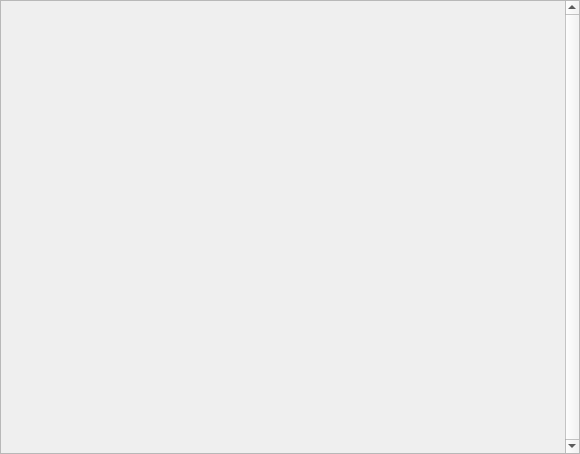
<?xml version="1.0" encoding="UTF-8"?>
<ui version="4.0">
 <class>tab_container</class>
 <widget class="TabWidget" name="tab_container">
  <property name="geometry">
   <rect>
    <x>0</x>
    <y>0</y>
    <width>580</width>
    <height>454</height>
   </rect>
  </property>
  <property name="acceptDrops">
   <bool>true</bool>
  </property>
  <property name="windowTitle">
   <string>Form</string>
  </property>
  <property name="spacing" stdset="0">
   <number>0</number>
  </property>
  <property name="margin" stdset="0">
   <number>0</number>
  </property>
  <layout class="QHBoxLayout" name="horizontalLayout">
   <property name="spacing">
    <number>0</number>
   </property>
   <property name="leftMargin">
    <number>0</number>
   </property>
   <property name="topMargin">
    <number>0</number>
   </property>
   <property name="rightMargin">
    <number>0</number>
   </property>
   <property name="bottomMargin">
    <number>0</number>
   </property>
   <item>
    <widget class="QScrollArea" name="scroll_area">
     <property name="verticalScrollBarPolicy">
      <enum>Qt::ScrollBarAlwaysOn</enum>
     </property>
     <property name="horizontalScrollBarPolicy">
      <enum>Qt::ScrollBarAlwaysOff</enum>
     </property>
     <property name="widgetResizable">
      <bool>true</bool>
     </property>
     <widget class="QWidget" name="grid_widget_container">
      <property name="geometry">
       <rect>
        <x>0</x>
        <y>0</y>
        <width>561</width>
        <height>452</height>
       </rect>
      </property>
      <layout class="QVBoxLayout" name="verticalLayout">
       <property name="spacing">
        <number>0</number>
       </property>
       <property name="leftMargin">
        <number>0</number>
       </property>
       <property name="topMargin">
        <number>0</number>
       </property>
       <property name="rightMargin">
        <number>0</number>
       </property>
       <property name="bottomMargin">
        <number>0</number>
       </property>
       <item>
        <widget class="QLabel" name="empty_cells_top_widget">
         <property name="text">
          <string/>
         </property>
        </widget>
       </item>
       <item>
        <widget class="QWidget" name="grid_widget" native="true">
         <layout class="QVBoxLayout" name="verticalLayout_2">
          <property name="spacing">
           <number>0</number>
          </property>
          <property name="leftMargin">
           <number>0</number>
          </property>
          <property name="topMargin">
           <number>0</number>
          </property>
          <property name="rightMargin">
           <number>0</number>
          </property>
          <property name="bottomMargin">
           <number>0</number>
          </property>
          <item>
           <layout class="QGridLayout" name="grid_layout">
            <property name="spacing">
             <number>0</number>
            </property>
           </layout>
          </item>
         </layout>
        </widget>
       </item>
       <item>
        <widget class="QLabel" name="empty_cells_bottom_widget">
         <property name="text">
          <string/>
         </property>
        </widget>
       </item>
      </layout>
     </widget>
    </widget>
   </item>
  </layout>
 </widget>
 <customwidgets>
  <customwidget>
   <class>TabWidget</class>
   <extends>QWidget</extends>
   <header>tab_widget.h</header>
   <container>1</container>
  </customwidget>
 </customwidgets>
 <resources/>
 <connections/>
</ui>
